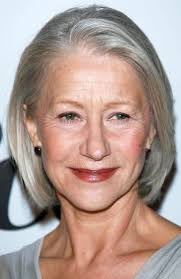
#> input picture Day9/portrait1.jpg, 181 x 279 px
$ jupyter execute HumanFacesConvolution.ipynb   (older library calls are emulated)
#> lines starting #> are read from the running program, lines starting #| are printed output that depends on the picture
[cell 1]
import numpy as np
import cv2

[cell 2]
from skimage import io
from skimage.transform import rescale, resize, downscale_local_mean
from matplotlib import pyplot as plt

[cell 3]
from scipy import ndimage

[cell 4]
from skimage.color import rgb2gray

[cell 5]
#read image
p1 = io.imread("portrait1.jpg")
#> p1 is the input picture: shape (279, 181, 3); mean R, G, B 175.3, 153.9, 145.8
p2 = io.imread("portrait2.jpg")
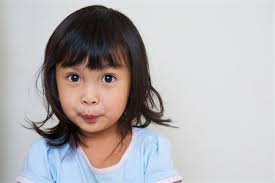
#> input picture Day9/portrait2.jpg, 275 x 183 px
#> p2 is the input picture: shape (183, 275, 3); mean R, G, B 180.4, 176.6, 177.9
p3 = io.imread("portrait3.jpg")
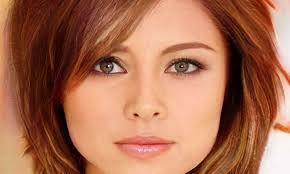
#> input picture Day9/portrait3.jpg, 290 x 174 px
#> p3 is the input picture: shape (174, 290, 3); mean R, G, B 169.8, 110.4, 83.2
p4 = io.imread("portrait4.jpg")
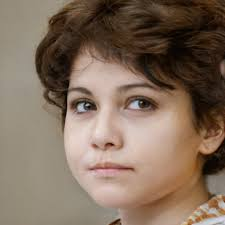
#> input picture Day9/portrait4.jpg, 225 x 225 px
#> p4 is the input picture: shape (225, 225, 3); mean R, G, B 129.5, 109.2, 92.4

[cell 6]
p1_gray =  rgb2gray(p1)
p2_gray =  rgb2gray(p2)
p3_gray =  rgb2gray(p3)
p4_gray =  rgb2gray(p4)

[cell 7]
p1_resized = resize(p1_gray, (150, 150),
                       anti_aliasing=True)
p2_resized = resize(p2_gray, (150, 150),
                       anti_aliasing=True)
p3_resized = resize(p3_gray, (150, 150),
                       anti_aliasing=True)
p4_resized = resize(p4_gray, (150, 150),
                       anti_aliasing=True)

[cell 8]
p1_resized_col = resize(p1, (150, 150),
                       anti_aliasing=True)
p2_resized_col = resize(p2, (150, 150),
                       anti_aliasing=True)
p3_resized_col = resize(p3, (150, 150),
                       anti_aliasing=True)
p4_resized_col = resize(p4, (150, 150),
                       anti_aliasing=True)

[cell 9]
fig, axs = plt.subplots(2, 2,figsize=(8,8))

axs[0, 0].imshow(p1_resized_col)
axs[0, 1].imshow(p2_resized_col)
axs[1, 0].imshow(p3_resized_col)
axs[1, 1].imshow(p4_resized_col)

[cell 10]
#edge detection filter
kernel = np.array([[0.0, -1.0, 0.0],
                   [-1.0, 4.0, -1.0],
                   [0.0, -1.0, 0.0]])

[cell 11]
p1_convolve = ndimage.convolve(p1_resized, kernel, mode='constant', cval=0)
p2_convolve = ndimage.convolve(p2_resized, kernel, mode='constant', cval=0)
p3_convolve = ndimage.convolve(p3_resized, kernel, mode='constant', cval=0)
p4_convolve = ndimage.convolve(p4_resized, kernel, mode='constant', cval=0)

[cell 12]
fig, axs = plt.subplots(2, 2,figsize=(8,8))

axs[0, 0].imshow(p1_resized)
axs[0, 1].imshow(p2_resized)
axs[1, 0].imshow(p3_resized)
axs[1, 1].imshow(p4_resized)

[cell 13]
fig, axs = plt.subplots(2, 2,figsize=(8,8))
axs[0, 0].imshow(p1_convolve)
axs[0, 1].imshow(p2_convolve)
axs[1, 0].imshow(p3_convolve)
axs[1, 1].imshow(p4_convolve)

## 2nd convol on top of convolv image

[cell 14]
kernel = np.array([[0.0, -1.0, 0.0],
                   [-1.0, 5.0, -1.0],
                   [0.0, -1.0, 0.0]])

[cell 15]
p1_convolve_2 = ndimage.convolve(p1_convolve, kernel, mode='constant', cval=0)
p2_convolve_2 = ndimage.convolve(p2_convolve, kernel, mode='constant', cval=0)
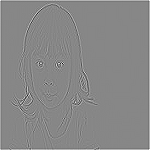
#> p2_convolve_2: shape (150, 150) float64; min -8.01, max 7.12, mean 0.0437; drawn with min black and max white
p3_convolve_2 = ndimage.convolve(p3_convolve, kernel, mode='constant', cval=0)
p4_convolve_2 = ndimage.convolve(p4_convolve, kernel, mode='constant', cval=0)
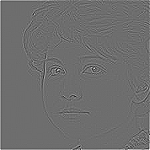
#> p4_convolve_2: shape (150, 150) float64; min -3.96, max 5.21, mean 0.0227; drawn with min black and max white

[cell 16]
fig, axs = plt.subplots(2, 2,figsize=(8,8))
axs[0, 0].imshow(p1_convolve_2)
axs[0, 1].imshow(p2_convolve_2)
axs[1, 0].imshow(p3_convolve_2)
axs[1, 1].imshow(p4_convolve_2)

## Different Kernels

[cell 17]
import matplotlib.pyplot as plt
import numpy as np
import matplotlib.image as mpimg
import scipy.ndimage.filters as filter

def normalize(matrix):
    sum = np.sum(matrix)
    if sum > 0.:
        return matrix / sum
    else:
        return matrix

def neighbors(r,c,supermatrix):
    m = supermatrix[r:r+3,c:c+3]
    return m

def convolve(n,kernel):
    sum = 0
    for (rr,cc),value in np.ndenumerate(n):
        sum += n[rr,cc] * kernel[rr,cc]

    return sum % 255

def poor_mans_convolve(matrix,super,kernel,shape):
    result = np.ndarray(shape,dtype=np.float)

    for (r,c),value in np.ndenumerate(matrix):
        n = neighbors(r,c,super)
        result[r,c] = convolve(n,kernel)

    return result

fig = plt.figure(figsize=(14, 6.5), dpi=100)

kernel_edge_detect1 = np.array([[1.,0.,-1.],
                                [0.,0.,0.],
                                [-1.,0.,1.]])

kernel_edge_detect2 = np.array([[0.,1.,0.],
                                [1.,-4.,1.],
                                [0.,1.,0.]])

kernel_edge_detect3 = np.array([[-1.,-1.,-1.],
                                [-1.,8.,-1.],
                                [-1.,-1.,-1.]])

kernel_sharpen = np.array([[0.,-1.,0.],
                           [-1.,5.,-1.],
                           [0.,-1.,0.]])

kernel_sharpen2 = np.array([[-1.,-1.,-1.],
                           [-1.,9.,-1.],
                           [-1.,-1.,-1.]])

kernel_blur = np.array([[1.,1.,1.],
                        [1.,1.,1.],
                        [1.,1.,1.]])

kernel_list = [kernel_edge_detect1,kernel_edge_detect2,kernel_edge_detect3,kernel_sharpen,kernel_sharpen2,kernel_blur]
title_list = ['edge-detect1','edge-detect2','edge-detect3','sharpen1','sharpen2','blur']

image=mpimg.imread('portrait1.jpg')[:,:,0]
#> image: shape (279, 181); min 0, max 255, mean 175.3
shape = image.shape
#> shape = (279, 181)
newimage = np.ndarray(shape,dtype=np.float)
poorimage = np.ndarray(shape,dtype=np.float)
supershape = (shape[0] + 2,shape[1] + 2)
#> supershape = (281, 183)
supermatrix = np.zeros(supershape,dtype=np.float)
supermatrix[1:-1,1:-1] = image
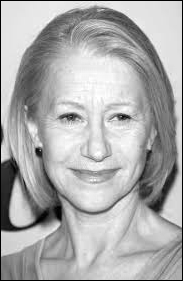
#> supermatrix: shape (281, 183) float64; min 0, max 255, mean 172.1

imagelist_std_convolve = []
imagelist_poor_convolve = []

fig.add_subplot(4,4,1)
plt.title('Original image')
plt.imshow(image,cmap=plt.cm.gray)
plt.axis('off')

for i in range(len(kernel_list)):
    kernel_list[i] = normalize(kernel_list[i])
    newimage = filter.convolve(image,kernel_list[i],mode='constant', cval=0)
    imagelist_std_convolve.append(newimage)
    print('kernel')
    print(kernel_list[i])

    print
    fig.add_subplot(4,4,i+2)
    plt.title(title_list[i])
    plt.imshow(newimage,cmap=plt.cm.gray)
    plt.axis('off')
#> this loop made 6 passes
#> pass 3, `newimage = filter.convolve(image,kernel_list[i],mode='constant', cval=0)`:
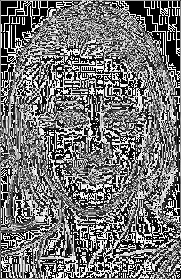
#> newimage: shape (279, 181); min 0, max 255, mean 116.7
#> after the loop, imagelist_std_convolve = 6 items; kernel_list = 6 items

for i in range(len(kernel_list)):
    flipped_kernel = kernel_list[i].copy()
    flipped_kernel = np.fliplr(flipped_kernel)
    flipped_kernel = np.flipud(flipped_kernel)
    flipped_kernel = normalize(flipped_kernel)
    poorimage=poor_mans_convolve(image,supermatrix,flipped_kernel,shape)
    imagelist_poor_convolve.append(poorimage)
    print('flipped_kernel')
    print(flipped_kernel)
    print()
    fig.add_subplot(4,4,i+2+6)
    plt.title('poor mans ' + title_list[i])
    plt.imshow(poorimage,cmap=plt.cm.gray)
    plt.axis('off')
#> this loop made 6 passes
#> flipped_kernel on pass 1: [[1, 0, -1], [0, 0, 0], [-1, 0, 1]]
#> (printed output is left out)

plt.tight_layout()
plt.show()
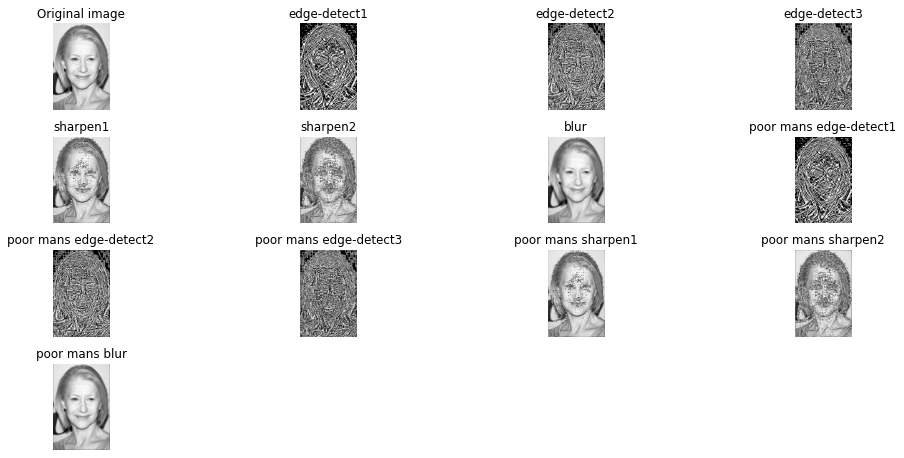
#> figure drawn by matplotlib, 13 panels

## Faces Hog Feature - Example 2

[cell 18]
faces1 = io.imread("faces1.jpg")
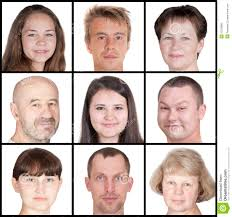
#> input picture Day9/faces1.jpg, 232 x 217 px
#> faces1 is the input picture: shape (217, 232, 3); mean R, G, B 197.7, 179.6, 173.3

[cell 19]
plt.imshow(faces1)

[cell 20]
faces1_gray =  rgb2gray(faces1)

[cell 21]
f1_convolve = ndimage.convolve(faces1_gray, kernel, mode='constant', cval=0)
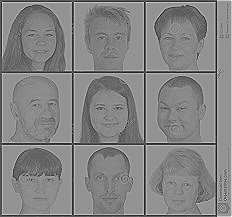
#> f1_convolve: shape (217, 232) float64; min -1.74, max 3, mean 0.723; drawn with min black and max white
